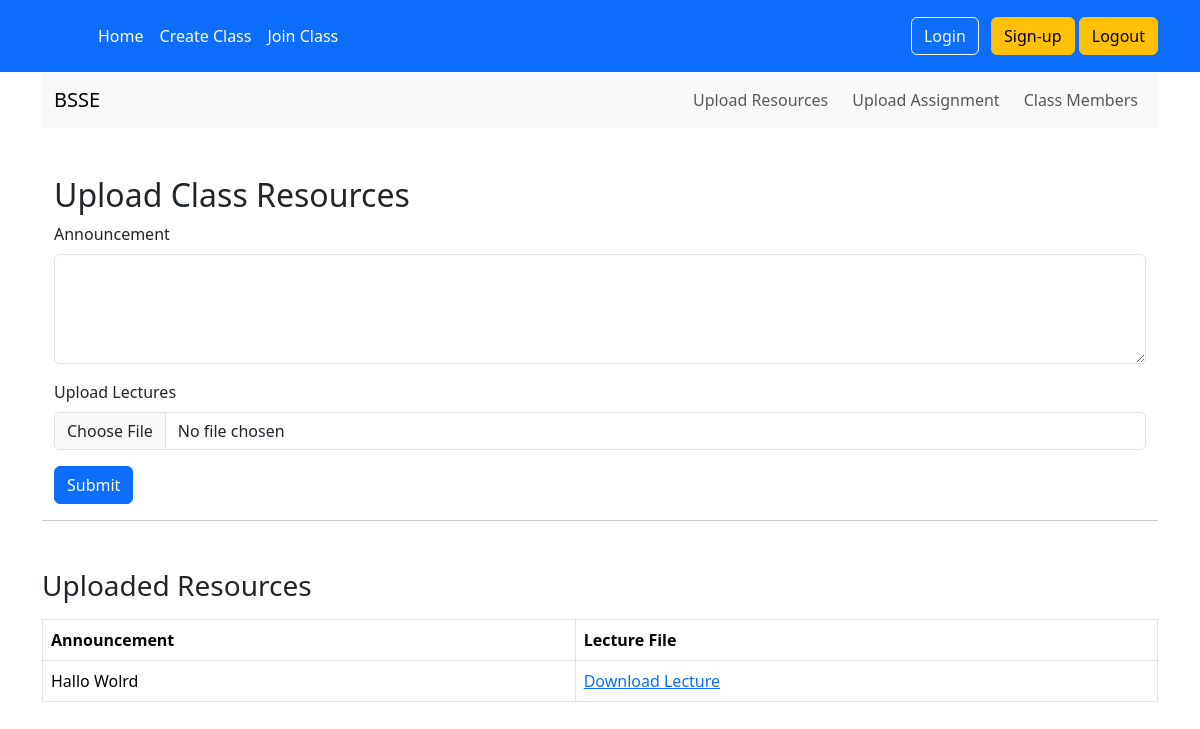
The app's page /resource/12/ (signed in), older data.
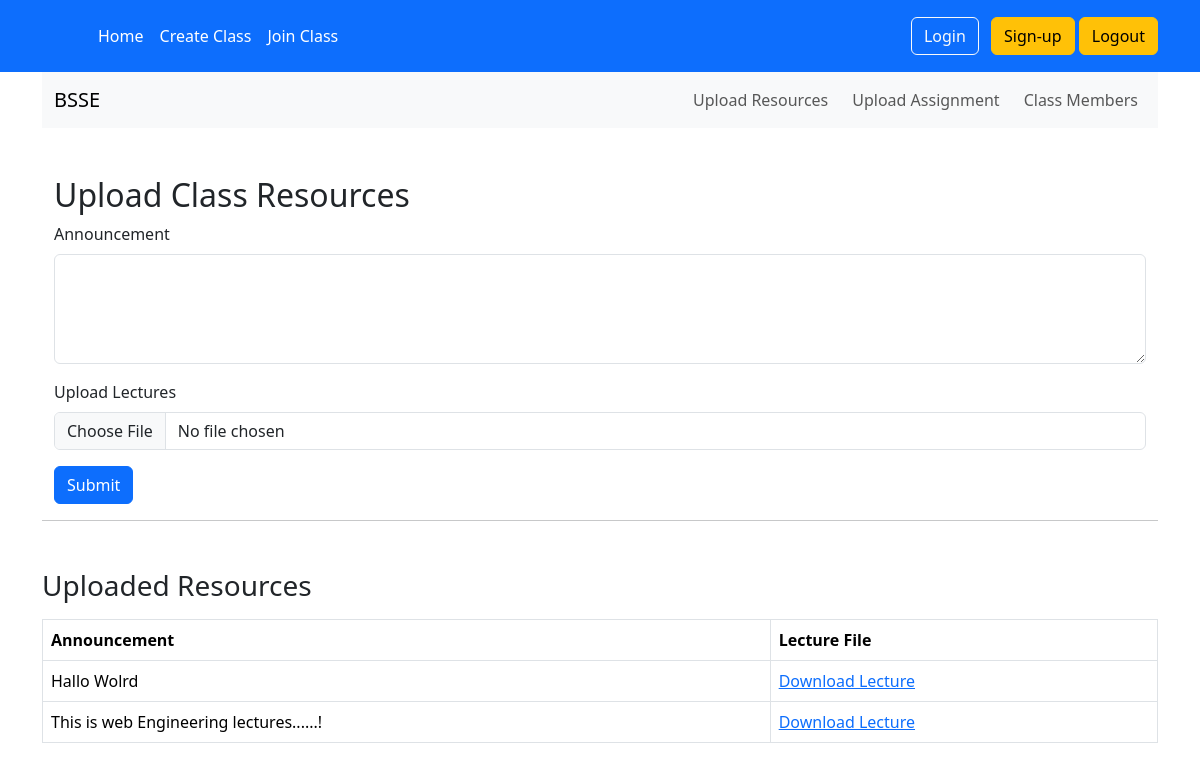
The same page, newer data.
### authz/models.py (models this page shows)
class ClassData(models.Model):
    name = models.ForeignKey(GoogleClass, on_delete=models.CASCADE,related_name='googleclss')
    announcement = models.TextField()
    lectures = models.FileField(upload_to='resources/', blank=False,null=True)

### home/views/home_view.py (the view)
# urls.py: path('resource/<int:id>/',home_view.resources,name='resource'),
@login_required
def resources(request,id):
    googlcls = GoogleClass.objects.filter(id=id).first()
    if request.method == 'POST':
        name=googlcls
        announcement = request.POST.get('announcement')
        lectures = request.FILES.get('lectures')
        ClassData.objects.create(announcement=announcement,lectures=lectures,name=name)
        messages.success(request, 'You have successfully uploaded the resources')
    get_resource = GoogleClass.objects.filter(id=id).first()
    print(get_resource)
    get_re = get_resource.googleclss.all()
    print(get_re)
    context ={
         'get': get_resource,
         'get_re': get_re,
        'googlecls':googlcls
    }
    return render(request,'resources.html',context)

### authz/models.py (called while the page is built)
    def __str__(self):
        return self.class_name

### templates/resources.html (shortened to what this page needs)
{% extends "base.html" %}
{% block content %}
<nav class="navbar navbar-expand-lg navbar-light bg-light">
    <div class="container-fluid">
        <a class="navbar-brand" href="#">{{ googlecls.class_name }}</a>
        <div class="collapse navbar-collapse" id="navbarNav">
            <ul class="navbar-nav ms-auto">
                <li class="nav-item">
                    <a class="nav-link btn btn-primary me-2" href="{% url 'resource' googlecls.id %}">Upload Resources</a>
                </li>
                {% if googlecls.instructor.username == user.username %}
                <li class="nav-item">
                    <a class="nav-link btn btn-success me-2" href="{% url 'upload_assignment' googlecls.id  %}">Upload Assignment</a>
                </li>
                {% endif %}
                <li class="nav-item">
                    <a class="nav-link btn btn-info" href="#">Class Members</a>
                </li>
            </ul>
        </div>
    </div>
</nav>
<div class="container mt-5">
    {% if googlecls.instructor.username == user.username %}
    <h2>Upload Class Resources</h2>
    <form action="" method="post" enctype="multipart/form-data">
        <div class="mb-3">
            <label for="announcement" class="form-label">Announcement</label>
            <textarea name="announcement" id="announcement" class="form-control" rows="4" required></textarea>
        </div>
        <div class="mb-3">
            <label for="lectures" class="form-label">Upload Lectures</label>
            <input type="file" name="lectures" id="lectures" class="form-control" required>
        </div>
        <button type="submit" class="btn btn-primary">Submit</button>
    </form>
    {% endif %}
</div>
<hr/>
<div class="mt-5">
    <h3>Uploaded Resources</h3>
    {% if get_re %}
    <table class="table table-bordered mt-3">
        <thead>
            <tr>
                <th>Announcement</th>
                <th>Lecture File</th>
            </tr>
        </thead>
        <tbody>
            {% for resource in get_re %}
                <tr>
                    <td>{{ resource.announcement }}</td>
                    <td>
                        {% if resource.lectures %}
                            <a href="{{ resource.lectures.url }}" download>Download Lecture</a>
                        {% else %}
                            No file uploaded
                        {% endif %}
                    </td>
                </tr>
            {% endfor %}
        </tbody>
    </table>
    {% else %}
        <p>No resources uploaded yet.</p>
    {% endif %}
</div>
{% endblock content %}

Row changes from the older to the newer data that the page shows:
added ClassData: announcement "This is web Engineering lectures......!"
